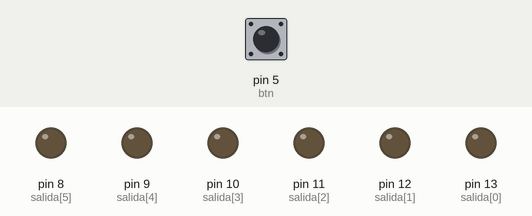
The sketch below on a simulated Arduino Uno, built with avr-gcc and run on an emulated ATmega328P. Shown: output pins drawn as LEDs (lit = HIGH). Dashed ring = blinking. The test bench sets the inputs (shaded band); at power-on: pin 5 (btn) LOW.

Above: at 1.2 s.
1.3 s: pin 5 (btn) pulled HIGH for 0.15 s
At 3.2 s:
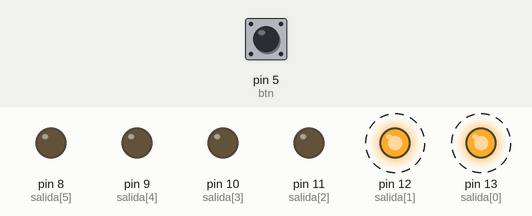
At 5.2 s:
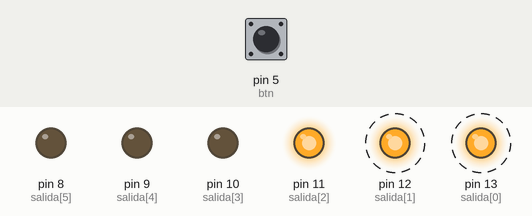
Timing chart, 0 to 21.8 s (numbered marks = the images above; inputs shaded):
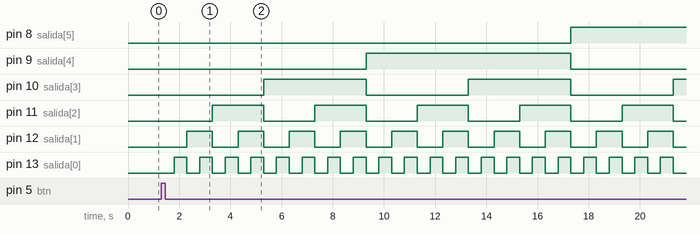

The sketch:

Contador_Binario.ino
```cpp
/*
Universidad Tecnica del Norte
Estudiante: Henry Lema
Carrera: CITEL
*/

int salida[]={13,12,11,10,9,8};// Creo un vector y declaro los pines de salida para los 6 leds
const int btn =5; //boton que lee la entrada alto o  bajo
void setup() {
 int i=0;
 for(i=0;i<6;i++){ //contador asigna la posicion
  pinMode(salida[i],OUTPUT);
  pinMode(btn,INPUT);
    }
}

void loop() {

 int i=0;
 int j=0;

 if(digitalRead(btn)==HIGH){ // se realiza la lectura alto o bajo del boton
 for(i=0;i<64;i++){ //comparacion limita que llegue hasta 63 porque 2^6=64
  for(j=0;j<6;j++){ //contador para las 6 columnas
    if (((i>>j)&1)==1){//se realiza la comparacion logica
      digitalWrite(salida[j],HIGH);//encendido en una posicion
      }
      else
      digitalWrite(salida[j],LOW);// apagado en una posicion
    }
    delay(500);
  }

 }

}
```

Measured:
- after the input at 1.3 s, pin 8 (salida[5]): LOW → HIGH after 16.0 s; pin 9 (salida[4]): LOW → HIGH after 8.0 s, → LOW 8.0 s later
